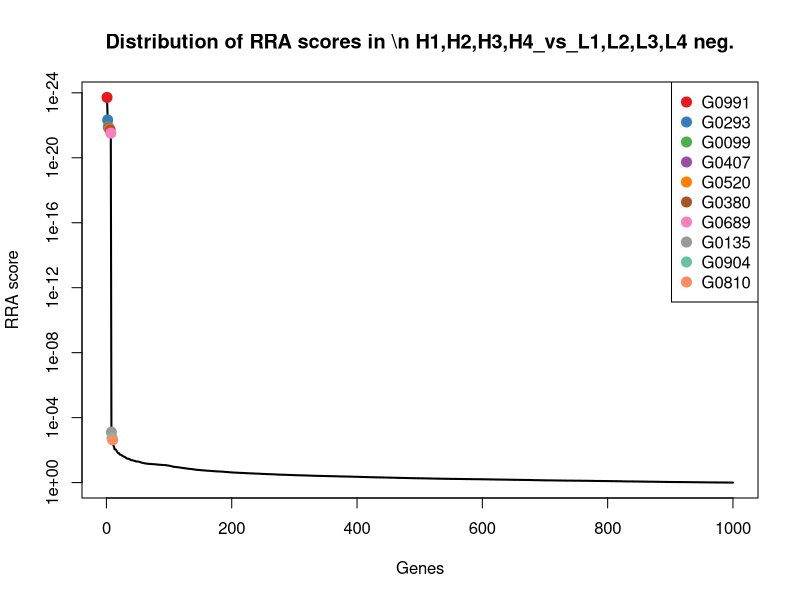
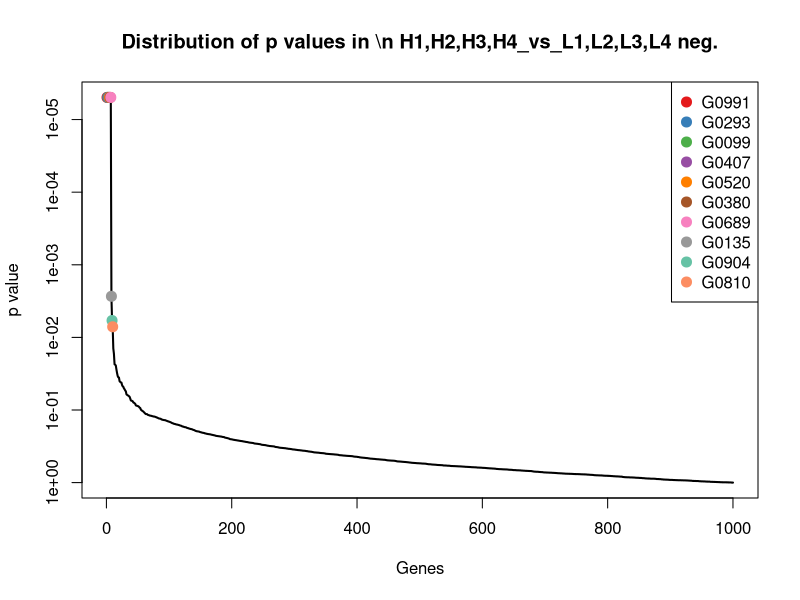
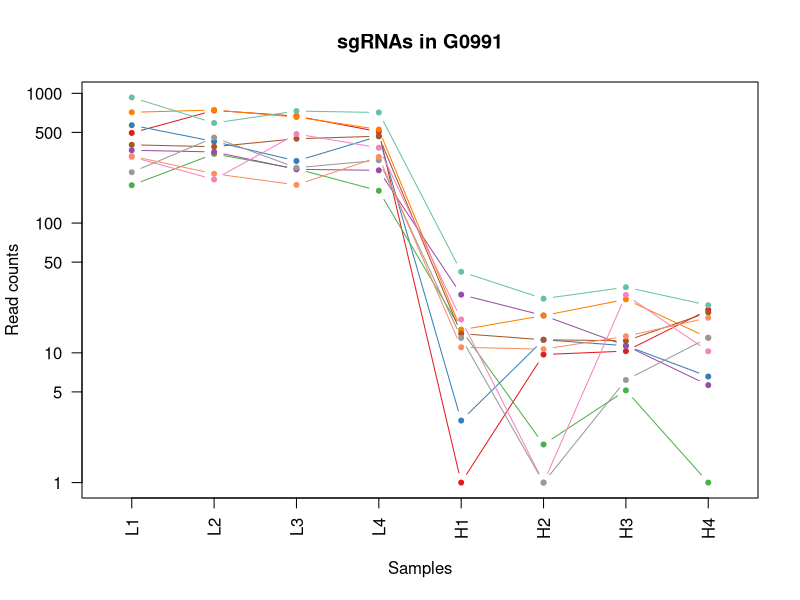
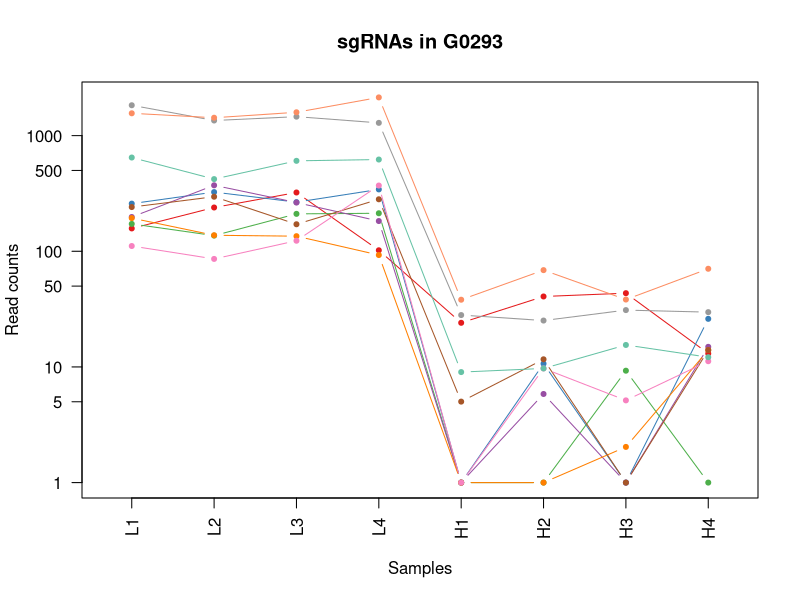
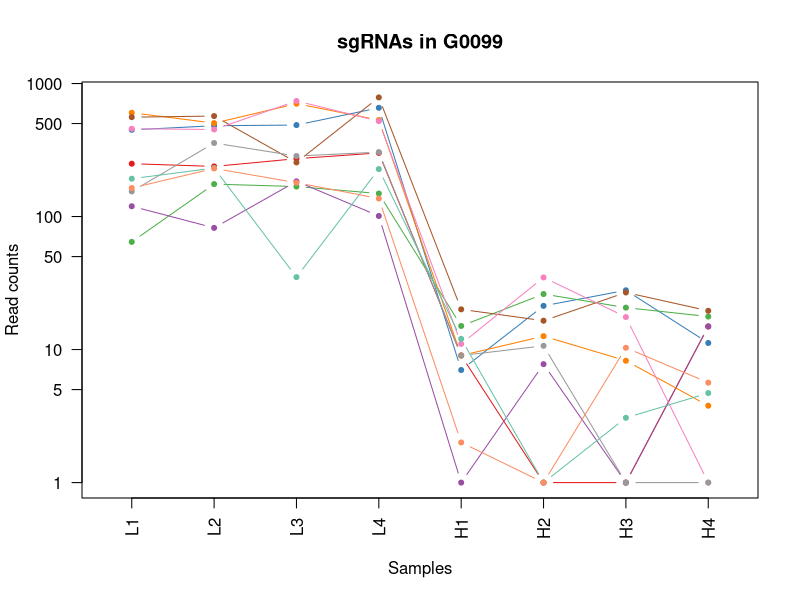
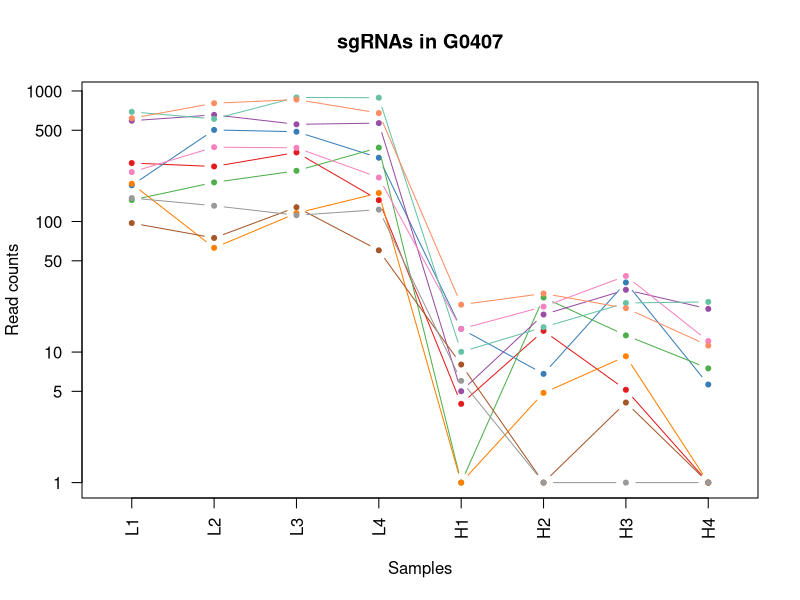
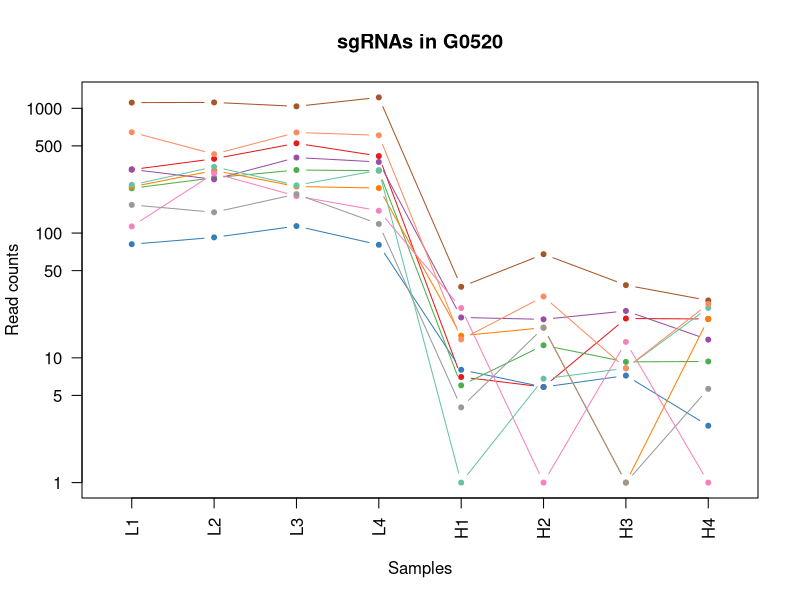
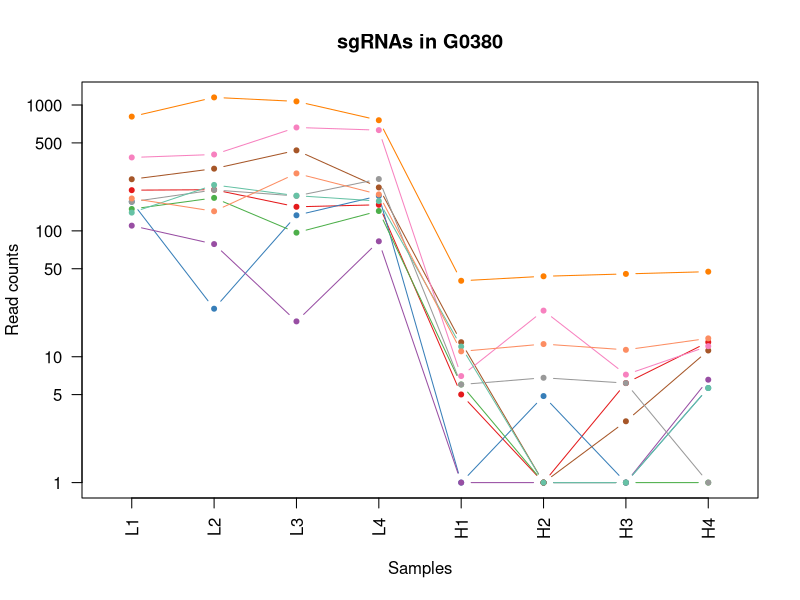

Generate these figures, in order, with R: (Note: this script raises an error after producing the figures.)
pdf(file='FACS_10005_0.25_100_100_0.01_0.01.pdf',width=4.5,height=4.5);
gstable=read.table('FACS_10005_0.25_100_100_0.01_0.01.gene_summary.txt',header=T)
# 
#
# parameters
# Do not modify the variables beginning with "__"

# gstablename='__GENE_SUMMARY_FILE__'
startindex=3
# outputfile='__OUTPUT_FILE__'
targetgenelist=c("G0991","G0293","G0099","G0407","G0520","G0380","G0689","G0135","G0904","G0810")
# samplelabel=sub('.\\w+.\\w+$','',colnames(gstable)[startindex]);
samplelabel='H1,H2,H3,H4_vs_L1,L2,L3,L4 neg.'


# You need to write some codes in front of this code:
# gstable=read.table(gstablename,header=T)
# pdf(file=outputfile,width=6,height=6)


# set up color using RColorBrewer
#library(RColorBrewer)
#colors <- brewer.pal(length(targetgenelist), "Set1")

colors=c( "#E41A1C", "#377EB8", "#4DAF4A", "#984EA3", "#FF7F00",  "#A65628", "#F781BF",
          "#999999", "#66C2A5", "#FC8D62", "#8DA0CB", "#E78AC3", "#A6D854", "#FFD92F", "#E5C494", "#B3B3B3", 
          "#8DD3C7", "#FFFFB3", "#BEBADA", "#FB8072", "#80B1D3", "#FDB462", "#B3DE69", "#FCCDE5",
          "#D9D9D9", "#BC80BD", "#CCEBC5", "#FFED6F")

######
# function definition

plotrankedvalues<-function(val, tglist, ...){
  
  plot(val,log='y',ylim=c(max(val),min(val)),type='l',lwd=2, ...)
  if(length(tglist)>0){
    for(i in 1:length(tglist)){
      targetgene=tglist[i];
      tx=which(names(val)==targetgene);ty=val[targetgene];
      points(tx,ty,col=colors[(i %% length(colors)) ],cex=2,pch=20)
      # text(tx+50,ty,targetgene,col=colors[i])
    }
    legend('topright',tglist,pch=20,pt.cex = 2,cex=1,col=colors)
  }
}



plotrandvalues<-function(val,targetgenelist, ...){
  # choose the one with the best distance distribution
  
  mindiffvalue=0;
  randval=val;
  for(i in 1:20){
    randval0=sample(val)
    vindex=sort(which(names(randval0) %in% targetgenelist))
    if(max(vindex)>0.9*length(val)){
      # print('pass...')
      next;
    }
    mindiffind=min(diff(vindex));
    if (mindiffind > mindiffvalue){
      mindiffvalue=mindiffind;
      randval=randval0;
      # print(paste('Diff: ',mindiffvalue))
    }
  }
  plot(randval,log='y',ylim=c(max(randval),min(randval)),pch=20,col='grey', ...)
  
  if(length(targetgenelist)>0){
    for(i in 1:length(targetgenelist)){
      targetgene=targetgenelist[i];
      tx=which(names(randval)==targetgene);ty=randval[targetgene];
      points(tx,ty,col=colors[(i %% length(colors)) ],cex=2,pch=20)
      text(tx+50,ty,targetgene,col=colors[i])
    }
  }
  
}




# set.seed(1235)



pvec=gstable[,startindex]
names(pvec)=gstable[,'id']
pvec=sort(pvec);

plotrankedvalues(pvec,targetgenelist,xlab='Genes',ylab='RRA score',main=paste('Distribution of RRA scores in \\n',samplelabel))

# plotrandvalues(pvec,targetgenelist,xlab='Genes',ylab='RRA score',main=paste('Distribution of RRA scores in \\n',samplelabel))


pvec=gstable[,startindex+1]
names(pvec)=gstable[,'id']
pvec=sort(pvec);

plotrankedvalues(pvec,targetgenelist,xlab='Genes',ylab='p value',main=paste('Distribution of p values in \\n',samplelabel))

# plotrandvalues(pvec,targetgenelist,xlab='Genes',ylab='p value',main=paste('Distribution of p values in \\n',samplelabel))



# you need to write after this code:
# dev.off()






# parameters
# Do not modify the variables beginning with "__"
targetmat=list(c(494.185568819,737.288506082,666.081112994,504.935622399,0.0,8.7054158376,9.31293578597,20.4156005928),c(567.202280271,424.471480347,300.055709048,466.17288775,2.00652148358,11.6072211168,10.3477064289,5.56789107076),c(194.711230541,340.499948366,260.686697577,176.472449849,14.0456503851,0.9672684264,4.13908257154,0.0),c(362.967130845,352.495881506,258.558642903,253.997919146,27.0880400283,18.3781001016,10.3477064289,4.63990922563),c(713.235703177,742.825090608,655.440839623,525.337061688,14.0456503851,18.3781001016,24.8344954293,12.0637639866),c(400.004593176,386.638152751,445.827454224,466.17288775,13.0423896433,11.6072211168,11.3824770717,19.4876187476),c(322.755028886,215.926796525,485.196465695,379.466770773,17.0554326104,0.0,26.904036715,9.27981845126),c(245.505464595,454.922695242,266.006834263,303.981445404,12.0391289015,0.0,5.17385321443,12.0637639866),c(929.111197907,589.646252048,728.85872588,710.990159217,41.1336904134,25.1489790864,31.0431192866,22.271564283),c(326.987881724,238.995898717,195.781030017,322.342740764,10.0326074179,9.672684264,12.4172477146,17.6316550574))
targetgene="G0991"
collabel=c("L1","L2","L3","L4","H1","H2","H3","H4")

# set up color using RColorBrewer
#library(RColorBrewer)
#colors <- brewer.pal(length(targetgenelist), "Set1")

colors=c( "#E41A1C", "#377EB8", "#4DAF4A", "#984EA3", "#FF7F00",  "#A65628", "#F781BF",
          "#999999", "#66C2A5", "#FC8D62", "#8DA0CB", "#E78AC3", "#A6D854", "#FFD92F", "#E5C494", "#B3B3B3", 
          "#8DD3C7", "#FFFFB3", "#BEBADA", "#FB8072", "#80B1D3", "#FDB462", "#B3DE69", "#FCCDE5",
          "#D9D9D9", "#BC80BD", "#CCEBC5", "#FFED6F")


## code

targetmatvec=unlist(targetmat)+1
yrange=range(targetmatvec[targetmatvec>0]);
# yrange[1]=1; # set the minimum value to 1
for(i in 1:length(targetmat)){
  vali=targetmat[[i]]+1;
  if(i==1){
    plot(1:length(vali),vali,type='b',las=1,pch=20,main=paste('sgRNAs in',targetgene),ylab='Read counts',xlab='Samples',xlim=c(0.7,length(vali)+0.3),ylim = yrange,col=colors[(i %% length(colors))],xaxt='n',log='y')
    axis(1,at=1:length(vali),labels=(collabel),las=2)
    # lines(0:100,rep(1,101),col='black');
  }else{
    lines(1:length(vali),vali,type='b',pch=20,col=colors[(i %% length(colors))])
  }
}




# parameters
# Do not modify the variables beginning with "__"
targetmat=list(c(156.615555,238.07313463,321.336255789,100.98712448,23.0749970612,39.6580054824,42.4255963583,12.0637639866),c(257.145809899,323.890194787,264.942806926,341.724108088,0.0,9.672684264,0.0,25.0555098184),c(171.430539933,135.646320894,209.613385399,212.174968604,0.0,0.0,8.27816514309,0.0),c(196.82765696,370.95116326,262.814752252,181.572809671,0.0,4.836342132,0.0,13.9197276769),c(192.594804122,136.569084981,134.067444468,91.8064767999,0.0,0.0,1.03477064289,12.9917458318),c(240.214398548,295.284508068,170.244373928,280.519790222,4.01304296716,10.6399526904,0.0,12.9917458318),c(110.054173784,84.8942960695,122.363143761,369.266051128,0.0,8.7054158376,4.13908257154,10.2078002964),c(1829.65063916,1350.00386032,1457.71745176,1288.35089109,27.0880400283,24.18171066,30.0083486437,28.7674371989),c(645.510057772,419.857659909,604.367527445,620.203754381,8.02608593431,8.7054158376,14.4867890004,11.1357821415),c(1558.74805754,1426.5932796,1590.72086889,2139.09090944,37.1206474462,67.708789848,37.2517431439,69.5986383845))
targetgene="G0293"
collabel=c("L1","L2","L3","L4","H1","H2","H3","H4")

# set up color using RColorBrewer
#library(RColorBrewer)
#colors <- brewer.pal(length(targetgenelist), "Set1")

colors=c( "#E41A1C", "#377EB8", "#4DAF4A", "#984EA3", "#FF7F00",  "#A65628", "#F781BF",
          "#999999", "#66C2A5", "#FC8D62", "#8DA0CB", "#E78AC3", "#A6D854", "#FFD92F", "#E5C494", "#B3B3B3", 
          "#8DD3C7", "#FFFFB3", "#BEBADA", "#FB8072", "#80B1D3", "#FDB462", "#B3DE69", "#FCCDE5",
          "#D9D9D9", "#BC80BD", "#CCEBC5", "#FFED6F")


## code

targetmatvec=unlist(targetmat)+1
yrange=range(targetmatvec[targetmatvec>0]);
# yrange[1]=1; # set the minimum value to 1
for(i in 1:length(targetmat)){
  vali=targetmat[[i]]+1;
  if(i==1){
    plot(1:length(vali),vali,type='b',las=1,pch=20,main=paste('sgRNAs in',targetgene),ylab='Read counts',xlab='Samples',xlim=c(0.7,length(vali)+0.3),ylim = yrange,col=colors[(i %% length(colors))],xaxt='n',log='y')
    axis(1,at=1:length(vali),labels=(collabel),las=2)
    # lines(0:100,rep(1,101),col='black');
  }else{
    lines(1:length(vali),vali,type='b',pch=20,col=colors[(i %% length(colors))])
  }
}




# parameters
# Do not modify the variables beginning with "__"
targetmat=list(c(248.680104223,237.150370542,271.326970948,299.901157546,8.02608593431,0.0,0.0,13.9197276769),c(447.624187602,480.760089698,486.260493032,655.906273137,6.01956445074,20.3126369544,26.904036715,10.2078002964),c(63.4927925677,174.402412578,167.052291917,147.910434844,14.0456503851,25.1489790864,19.6606422148,16.7036732123),c(118.51987946,81.2032397186,183.012701973,99.9670525154,0.0,6.7708789848,0.0,13.9197276769),c(602.123316184,502.906427803,704.386097128,530.43742151,8.02608593431,11.6072211168,7.2433945002,2.78394553538),c(557.678361386,568.42267803,254.302533555,785.455412621,19.061954094,15.4762948224,25.8692660722,18.5596369025),c(456.089893278,450.308874803,738.434971913,520.236701866,10.0326074179,33.854394924,16.5563302862,0.0),c(153.440915372,356.186937857,284.095298993,303.981445404,8.02608593431,9.672684264,0.0,0.0),c(191.536590913,230.691021928,34.0488747856,226.455976106,11.0358681597,0.0,2.06954128577,3.7119273805),c(162.964834257,228.845493753,178.756592625,135.669571271,1.00326074179,0.0,9.31293578597,4.63990922563))
targetgene="G0099"
collabel=c("L1","L2","L3","L4","H1","H2","H3","H4")

# set up color using RColorBrewer
#library(RColorBrewer)
#colors <- brewer.pal(length(targetgenelist), "Set1")

colors=c( "#E41A1C", "#377EB8", "#4DAF4A", "#984EA3", "#FF7F00",  "#A65628", "#F781BF",
          "#999999", "#66C2A5", "#FC8D62", "#8DA0CB", "#E78AC3", "#A6D854", "#FFD92F", "#E5C494", "#B3B3B3", 
          "#8DD3C7", "#FFFFB3", "#BEBADA", "#FB8072", "#80B1D3", "#FDB462", "#B3DE69", "#FCCDE5",
          "#D9D9D9", "#BC80BD", "#CCEBC5", "#FFED6F")


## code

targetmatvec=unlist(targetmat)+1
yrange=range(targetmatvec[targetmatvec>0]);
# yrange[1]=1; # set the minimum value to 1
for(i in 1:length(targetmat)){
  vali=targetmat[[i]]+1;
  if(i==1){
    plot(1:length(vali),vali,type='b',las=1,pch=20,main=paste('sgRNAs in',targetgene),ylab='Read counts',xlab='Samples',xlim=c(0.7,length(vali)+0.3),ylim = yrange,col=colors[(i %% length(colors))],xaxt='n',log='y')
    axis(1,at=1:length(vali),labels=(collabel),las=2)
    # lines(0:100,rep(1,101),col='black');
  }else{
    lines(1:length(vali),vali,type='b',pch=20,col=colors[(i %% length(colors))])
  }
}




# parameters
# Do not modify the variables beginning with "__"
targetmat=list(c(279.368287298,262.987764998,337.296665845,144.850218951,3.00978222537,13.5417579696,4.13908257154,0.0),c(188.361951284,501.983663715,486.260493032,307.041661297,14.0456503851,5.8036105584,33.1126605724,4.63990922563),c(144.975209696,198.394278858,243.662260185,367.225907199,0.0,25.1489790864,12.4172477146,6.49587291588),c(590.48297088,655.162502275,554.358242604,566.139940266,4.01304296716,18.3781001016,28.9735780008,20.4156005928),c(193.653017331,61.8251938767,114.914952402,164.231586275,0.0,3.8690737056,8.27816514309,0.0),c(96.297402061,73.8211270169,127.683280446,59.1641739377,7.02282519253,0.0,3.10431192866,0.0),c(238.097972129,370.028399172,366.025403946,216.255256462,14.0456503851,21.2799053808,37.2517431439,11.1357821415),c(150.266275744,131.032500455,110.658843053,122.408635733,5.01630370895,0.0,0.0,0.0),c(691.013225778,609.947061977,891.654908449,886.442537101,9.0293466761,14.509026396,22.7649541435,23.1995461282),c(616.938301116,804.650284485,858.670061,676.307712426,22.0717363194,27.0835159392,20.6954128577,10.2078002964))
targetgene="G0407"
collabel=c("L1","L2","L3","L4","H1","H2","H3","H4")

# set up color using RColorBrewer
#library(RColorBrewer)
#colors <- brewer.pal(length(targetgenelist), "Set1")

colors=c( "#E41A1C", "#377EB8", "#4DAF4A", "#984EA3", "#FF7F00",  "#A65628", "#F781BF",
          "#999999", "#66C2A5", "#FC8D62", "#8DA0CB", "#E78AC3", "#A6D854", "#FFD92F", "#E5C494", "#B3B3B3", 
          "#8DD3C7", "#FFFFB3", "#BEBADA", "#FB8072", "#80B1D3", "#FDB462", "#B3DE69", "#FCCDE5",
          "#D9D9D9", "#BC80BD", "#CCEBC5", "#FFED6F")


## code

targetmatvec=unlist(targetmat)+1
yrange=range(targetmatvec[targetmatvec>0]);
# yrange[1]=1; # set the minimum value to 1
for(i in 1:length(targetmat)){
  vali=targetmat[[i]]+1;
  if(i==1){
    plot(1:length(vali),vali,type='b',las=1,pch=20,main=paste('sgRNAs in',targetgene),ylab='Read counts',xlab='Samples',xlim=c(0.7,length(vali)+0.3),ylim = yrange,col=colors[(i %% length(colors))],xaxt='n',log='y')
    axis(1,at=1:length(vali),labels=(collabel),las=2)
    # lines(0:100,rep(1,101),col='black');
  }else{
    lines(1:length(vali),vali,type='b',pch=20,col=colors[(i %% length(colors))])
  }
}




# parameters
# Do not modify the variables beginning with "__"
targetmat=list(c(321.696815676,393.097501365,523.501449829,413.129145599,6.01956445074,4.836342132,19.6606422148,19.4876187476),c(80.4242039191,91.3536446835,112.786897727,79.5656132265,7.02282519253,4.836342132,6.20862385732,1.85596369025),c(227.515840034,276.829226314,319.208201115,315.202237013,5.01630370895,11.6072211168,8.27816514309,8.35183660614),c(322.755028886,268.524349524,402.202333405,370.286123093,20.0652148358,19.345368528,22.7649541435,12.9917458318),c(233.865119291,316.508082085,235.150041488,228.496120035,14.0456503851,16.4435632488,0.0,19.4876187476),c(1110.06565673,1113.77625387,1036.36262629,1222.0462134,36.1173867044,66.7415214216,37.2517431439,27.8394553538),c(112.170600203,299.898328506,196.845057354,149.950578773,24.0782578029,0.0,12.4172477146,0.0),c(167.197687095,145.796725858,204.293248714,117.308275911,3.00978222537,16.4435632488,0.0,4.63990922563),c(242.330824967,338.65442019,240.470178174,318.262452906,0.0,5.8036105584,7.2433945002,24.1275279733),c(642.335418143,428.162536698,639.480429568,606.942818844,13.0423896433,29.9853212184,7.2433945002,25.9834916635))
targetgene="G0520"
collabel=c("L1","L2","L3","L4","H1","H2","H3","H4")

# set up color using RColorBrewer
#library(RColorBrewer)
#colors <- brewer.pal(length(targetgenelist), "Set1")

colors=c( "#E41A1C", "#377EB8", "#4DAF4A", "#984EA3", "#FF7F00",  "#A65628", "#F781BF",
          "#999999", "#66C2A5", "#FC8D62", "#8DA0CB", "#E78AC3", "#A6D854", "#FFD92F", "#E5C494", "#B3B3B3", 
          "#8DD3C7", "#FFFFB3", "#BEBADA", "#FB8072", "#80B1D3", "#FDB462", "#B3DE69", "#FCCDE5",
          "#D9D9D9", "#BC80BD", "#CCEBC5", "#FFED6F")


## code

targetmatvec=unlist(targetmat)+1
yrange=range(targetmatvec[targetmatvec>0]);
# yrange[1]=1; # set the minimum value to 1
for(i in 1:length(targetmat)){
  vali=targetmat[[i]]+1;
  if(i==1){
    plot(1:length(vali),vali,type='b',las=1,pch=20,main=paste('sgRNAs in',targetgene),ylab='Read counts',xlab='Samples',xlim=c(0.7,length(vali)+0.3),ylim = yrange,col=colors[(i %% length(colors))],xaxt='n',log='y')
    axis(1,at=1:length(vali),labels=(collabel),las=2)
    # lines(0:100,rep(1,101),col='black');
  }else{
    lines(1:length(vali),vali,type='b',pch=20,col=colors[(i %% length(colors))])
  }
}




# parameters
# Do not modify the variables beginning with "__"
targetmat=list(c(209.526215473,211.312976086,154.283963872,160.151298418,4.01304296716,0.0,5.17385321443,12.0637639866),c(169.314113514,23.0691021928,131.939389794,188.713313422,0.0,3.8690737056,0.0,4.63990922563),c(148.149849325,181.784525279,95.7624603346,142.810075022,5.01630370895,0.0,0.0,0.0),c(108.995960575,77.5121833678,18.0884647299,81.6057571554,0.0,0.0,0.0,5.56789107076),c(807.416678819,1147.91852511,1067.21941906,755.873325652,39.1271689298,42.5598107616,44.4951376441,46.3990922563),c(256.08759669,310.971497559,435.187180854,220.33554432,12.0391289015,0.0,2.06954128577,10.2078002964),c(382.014968616,403.24790633,661.825003646,630.404474026,6.01956445074,22.2471738072,6.20862385732,11.1357821415),c(169.314113514,210.390211998,188.332838658,257.05813504,5.01630370895,5.8036105584,5.17385321443,0.0),c(138.625930439,230.691021928,189.396865995,171.372090026,11.0358681597,0.0,0.0,4.63990922563),c(179.896245608,142.105669508,285.15932633,193.813673244,10.0326074179,11.6072211168,10.3477064289,12.9917458318))
targetgene="G0380"
collabel=c("L1","L2","L3","L4","H1","H2","H3","H4")

# set up color using RColorBrewer
#library(RColorBrewer)
#colors <- brewer.pal(length(targetgenelist), "Set1")

colors=c( "#E41A1C", "#377EB8", "#4DAF4A", "#984EA3", "#FF7F00",  "#A65628", "#F781BF",
          "#999999", "#66C2A5", "#FC8D62", "#8DA0CB", "#E78AC3", "#A6D854", "#FFD92F", "#E5C494", "#B3B3B3", 
          "#8DD3C7", "#FFFFB3", "#BEBADA", "#FB8072", "#80B1D3", "#FDB462", "#B3DE69", "#FCCDE5",
          "#D9D9D9", "#BC80BD", "#CCEBC5", "#FFED6F")


## code

targetmatvec=unlist(targetmat)+1
yrange=range(targetmatvec[targetmatvec>0]);
# yrange[1]=1; # set the minimum value to 1
for(i in 1:length(targetmat)){
  vali=targetmat[[i]]+1;
  if(i==1){
    plot(1:length(vali),vali,type='b',las=1,pch=20,main=paste('sgRNAs in',targetgene),ylab='Read counts',xlab='Samples',xlim=c(0.7,length(vali)+0.3),ylim = yrange,col=colors[(i %% length(colors))],xaxt='n',log='y')
    axis(1,at=1:length(vali),labels=(collabel),las=2)
    # lines(0:100,rep(1,101),col='black');
  }else{
    lines(1:length(vali),vali,type='b',pch=20,col=colors[(i %% length(colors))])
  }
}




# parameters
# Do not modify the variables beginning with "__"
targetmat=list(c(471.96309142,610.869826065,844.837705618,886.442537101,16.0521718686,21.2799053808,6.20862385732,29.695419044),c(1357.68754774,1352.77215259,1294.92126919,1303.65197056,72.2347734088,22.2471738072,73.4687156449,38.9752374953),c(233.865119291,197.47151477,378.79373199,371.306195057,3.00978222537,2.9018052792,4.13908257154,15.7756913671),c(196.82765696,165.1747717,185.140756647,207.074608782,15.0489111268,16.4435632488,0.0,0.0),c(200.002296588,331.272307489,126.619253109,292.760653795,0.0,24.18171066,0.0,11.1357821415),c(586.250118042,458.613751593,540.525887222,509.015910257,20.0652148358,19.345368528,1.03477064289,23.1995461282),c(722.759622062,1103.6258489,825.685213552,670.187280639,15.0489111268,18.3781001016,15.5215596433,26.9114735087),c(190.478377703,121.804859578,127.683280446,222.375688249,0.0,10.6399526904,13.4520183575,4.63990922563),c(33.8628227028,84.8942960695,109.594815716,0.0,5.01630370895,0.0,0.0,0.0),c(125.927371926,58.1341375258,75.5459409306,18.36129536,10.0326074179,0.0,0.0,0.0))
targetgene="G0689"
collabel=c("L1","L2","L3","L4","H1","H2","H3","H4")

# set up color using RColorBrewer
#library(RColorBrewer)
#colors <- brewer.pal(length(targetgenelist), "Set1")

colors=c( "#E41A1C", "#377EB8", "#4DAF4A", "#984EA3", "#FF7F00",  "#A65628", "#F781BF",
          "#999999", "#66C2A5", "#FC8D62", "#8DA0CB", "#E78AC3", "#A6D854", "#FFD92F", "#E5C494", "#B3B3B3", 
          "#8DD3C7", "#FFFFB3", "#BEBADA", "#FB8072", "#80B1D3", "#FDB462", "#B3DE69", "#FCCDE5",
          "#D9D9D9", "#BC80BD", "#CCEBC5", "#FFED6F")


## code

targetmatvec=unlist(targetmat)+1
yrange=range(targetmatvec[targetmatvec>0]);
# yrange[1]=1; # set the minimum value to 1
for(i in 1:length(targetmat)){
  vali=targetmat[[i]]+1;
  if(i==1){
    plot(1:length(vali),vali,type='b',las=1,pch=20,main=paste('sgRNAs in',targetgene),ylab='Read counts',xlab='Samples',xlim=c(0.7,length(vali)+0.3),ylim = yrange,col=colors[(i %% length(colors))],xaxt='n',log='y')
    axis(1,at=1:length(vali),labels=(collabel),las=2)
    # lines(0:100,rep(1,101),col='black');
  }else{
    lines(1:length(vali),vali,type='b',pch=20,col=colors[(i %% length(colors))])
  }
}




# parameters
# Do not modify the variables beginning with "__"
targetmat=list(c(14.8149849325,39.6788557716,38.3049841338,40.8028785777,26.0847792865,47.3961528936,41.3908257154,47.3270741014),c(178.838032399,165.1747717,197.909084691,194.833745209,126.410853465,169.27197462,186.258715719,181.884441645),c(39.1538887501,35.9877994208,98.9545423457,62.224389831,43.1402118969,26.1162475128,76.5730275736,35.2633101148),c(116.403453041,134.723556806,160.668127895,118.328347875,117.381506789,119.941284874,153.146055147,123.421585402),c(480.428797096,447.54058254,467.108000965,495.754974719,468.522766416,465.256113099,448.05568837,465.846886253),c(80.4242039191,99.6585214729,91.5063509864,123.428707698,104.339117146,95.7595742136,94.1641285026,127.133512782),c(34.9210359122,57.2113734381,44.6891481561,60.1842459021,31.1010829955,64.8069845688,66.2253211447,66.8146928491),c(66.6674321961,23.9918662805,13.8323553817,34.6824467911,65.2119482163,23.2144422336,4.13908257154,23.1995461282),c(121.694519088,50.7520248241,56.3934488637,75.4853253688,104.339117146,47.3961528936,48.6342202156,45.4711104112),c(0.0,31.3739789822,43.6251208191,20.4014392889,0.0,46.4288844672,20.6954128577,26.9114735087))
targetgene="G0135"
collabel=c("L1","L2","L3","L4","H1","H2","H3","H4")

# set up color using RColorBrewer
#library(RColorBrewer)
#colors <- brewer.pal(length(targetgenelist), "Set1")

colors=c( "#E41A1C", "#377EB8", "#4DAF4A", "#984EA3", "#FF7F00",  "#A65628", "#F781BF",
          "#999999", "#66C2A5", "#FC8D62", "#8DA0CB", "#E78AC3", "#A6D854", "#FFD92F", "#E5C494", "#B3B3B3", 
          "#8DD3C7", "#FFFFB3", "#BEBADA", "#FB8072", "#80B1D3", "#FDB462", "#B3DE69", "#FCCDE5",
          "#D9D9D9", "#BC80BD", "#CCEBC5", "#FFED6F")


## code

targetmatvec=unlist(targetmat)+1
yrange=range(targetmatvec[targetmatvec>0]);
# yrange[1]=1; # set the minimum value to 1
for(i in 1:length(targetmat)){
  vali=targetmat[[i]]+1;
  if(i==1){
    plot(1:length(vali),vali,type='b',las=1,pch=20,main=paste('sgRNAs in',targetgene),ylab='Read counts',xlab='Samples',xlim=c(0.7,length(vali)+0.3),ylim = yrange,col=colors[(i %% length(colors))],xaxt='n',log='y')
    axis(1,at=1:length(vali),labels=(collabel),las=2)
    # lines(0:100,rep(1,101),col='black');
  }else{
    lines(1:length(vali),vali,type='b',pch=20,col=colors[(i %% length(colors))])
  }
}




# parameters
# Do not modify the variables beginning with "__"
targetmat=list(c(206.351575845,179.016233016,179.820619962,89.766332871,195.635844649,181.846464163,167.632844148,116.925712486),c(31.7463962838,41.524383947,35.1129021227,72.4251094754,15.0489111268,38.690737056,20.6954128577,68.6706565393),c(91.0063360137,84.8942960695,143.643690502,92.8265487643,87.2836845357,88.0214268024,117.963853289,93.7261663577),c(83.5988435475,55.3658452627,74.4819135936,112.207916089,50.1630370895,50.2979581728,72.433945002,73.310565765),c(43.3867415879,46.1382043856,88.3142689752,35.7025187555,47.1532548641,42.5598107616,80.7121101451,31.5513827343),c(101.588468108,88.5853524203,102.146624357,67.3247496532,77.2510771178,66.7415214216,92.0945872169,87.2302934419),c(370.374623312,430.008064874,316.016119104,479.433823288,370.20321372,365.627465179,330.091835081,449.143213041),c(110.054173784,111.654454613,117.043007076,65.2846057243,135.440200142,93.8250373608,118.998623932,70.5266202296),c(29.6299698649,60.902429789,70.2258042454,56.1039580444,33.107604479,69.6433267008,48.6342202156,62.1747836235),c(111.112386993,125.495915929,73.4178862565,64.2645337599,87.2836845357,94.7923057872,66.2253211447,54.7509288624))
targetgene="G0904"
collabel=c("L1","L2","L3","L4","H1","H2","H3","H4")

# set up color using RColorBrewer
#library(RColorBrewer)
#colors <- brewer.pal(length(targetgenelist), "Set1")

colors=c( "#E41A1C", "#377EB8", "#4DAF4A", "#984EA3", "#FF7F00",  "#A65628", "#F781BF",
          "#999999", "#66C2A5", "#FC8D62", "#8DA0CB", "#E78AC3", "#A6D854", "#FFD92F", "#E5C494", "#B3B3B3", 
          "#8DD3C7", "#FFFFB3", "#BEBADA", "#FB8072", "#80B1D3", "#FDB462", "#B3DE69", "#FCCDE5",
          "#D9D9D9", "#BC80BD", "#CCEBC5", "#FFED6F")


## code

targetmatvec=unlist(targetmat)+1
yrange=range(targetmatvec[targetmatvec>0]);
# yrange[1]=1; # set the minimum value to 1
for(i in 1:length(targetmat)){
  vali=targetmat[[i]]+1;
  if(i==1){
    plot(1:length(vali),vali,type='b',las=1,pch=20,main=paste('sgRNAs in',targetgene),ylab='Read counts',xlab='Samples',xlim=c(0.7,length(vali)+0.3),ylim = yrange,col=colors[(i %% length(colors))],xaxt='n',log='y')
    axis(1,at=1:length(vali),labels=(collabel),las=2)
    # lines(0:100,rep(1,101),col='black');
  }else{
    lines(1:length(vali),vali,type='b',pch=20,col=colors[(i %% length(colors))])
  }
}




# parameters
# Do not modify the variables beginning with "__"
targetmat=list(c(15.8731981419,11.0731690525,19.1524920669,14.2810075022,10.0326074179,4.836342132,12.4172477146,14.847709522),c(142.858783277,92.2764087712,105.338706368,116.288203946,110.358681597,100.595916346,92.0945872169,116.925712486),c(170.372326723,319.276374348,181.948674636,177.492521813,193.629323165,294.049601626,190.397798291,225.499588366),c(491.01092919,353.418645594,413.906634113,449.851736319,490.594502735,311.460433301,384.934679154,425.015685068),c(38.0956755406,31.3739789822,58.5215035378,119.34841984,38.123908188,32.8871264976,66.2253211447,125.277549092),c(64.5510057772,62.7479579644,60.6495582119,67.3247496532,73.2380341506,59.0033740104,65.1905505018,78.8784568357),c(231.748692872,135.646320894,214.933522084,207.074608782,218.71084171,99.6286479193,167.632844148,143.837185995),c(39.1538887501,16.6097535788,64.9056675601,39.7828066133,27.0880400283,22.2471738072,65.1905505018,38.0472556502),c(207.409789054,161.48371535,272.390998285,201.97424896,151.49237201,151.861142945,224.545229506,133.629385698),c(64.5510057772,75.6666551924,91.5063509864,117.308275911,60.1956445074,99.6286479193,76.5730275736,93.7261663577))
targetgene="G0810"
collabel=c("L1","L2","L3","L4","H1","H2","H3","H4")

# set up color using RColorBrewer
#library(RColorBrewer)
#colors <- brewer.pal(length(targetgenelist), "Set1")

colors=c( "#E41A1C", "#377EB8", "#4DAF4A", "#984EA3", "#FF7F00",  "#A65628", "#F781BF",
          "#999999", "#66C2A5", "#FC8D62", "#8DA0CB", "#E78AC3", "#A6D854", "#FFD92F", "#E5C494", "#B3B3B3", 
          "#8DD3C7", "#FFFFB3", "#BEBADA", "#FB8072", "#80B1D3", "#FDB462", "#B3DE69", "#FCCDE5",
          "#D9D9D9", "#BC80BD", "#CCEBC5", "#FFED6F")


## code

targetmatvec=unlist(targetmat)+1
yrange=range(targetmatvec[targetmatvec>0]);
# yrange[1]=1; # set the minimum value to 1
for(i in 1:length(targetmat)){
  vali=targetmat[[i]]+1;
  if(i==1){
    plot(1:length(vali),vali,type='b',las=1,pch=20,main=paste('sgRNAs in',targetgene),ylab='Read counts',xlab='Samples',xlim=c(0.7,length(vali)+0.3),ylim = yrange,col=colors[(i %% length(colors))],xaxt='n',log='y')
    axis(1,at=1:length(vali),labels=(collabel),las=2)
    # lines(0:100,rep(1,101),col='black');
  }else{
    lines(1:length(vali),vali,type='b',pch=20,col=colors[(i %% length(colors))])
  }
}



# 
#
# parameters
# Do not modify the variables beginning with "__"

# gstablename='__GENE_SUMMARY_FILE__'
startindex=9
# outputfile='__OUTPUT_FILE__'
targetgenelist=c("G0872","G0170","G0907","G0701","G0836","G0888","G0022","G0205","G0341","G0492")
# samplelabel=sub('.\\w+.\\w+$','',colnames(gstable)[startindex]);
samplelabel='H1,H2,H3,H4_vs_L1,L2,L3,L4 pos.'


# You need to write some codes in front of this code:
# gstable=read.table(gstablename,header=T)
# pdf(file=outputfile,width=6,height=6)


# set up color using RColorBrewer
#library(RColorBrewer)
#colors <- brewer.pal(length(targetgenelist), "Set1")

colors=c( "#E41A1C", "#377EB8", "#4DAF4A", "#984EA3", "#FF7F00",  "#A65628", "#F781BF",
          "#999999", "#66C2A5", "#FC8D62", "#8DA0CB", "#E78AC3", "#A6D854", "#FFD92F", "#E5C494", "#B3B3B3", 
          "#8DD3C7", "#FFFFB3", "#BEBADA", "#FB8072", "#80B1D3", "#FDB462", "#B3DE69", "#FCCDE5",
          "#D9D9D9", "#BC80BD", "#CCEBC5", "#FFED6F")

######
# function definition

plotrankedvalues<-function(val, tglist, ...){
  
  plot(val,log='y',ylim=c(max(val),min(val)),type='l',lwd=2, ...)
  if(length(tglist)>0){
    for(i in 1:length(tglist)){
      targetgene=tglist[i];
      tx=which(names(val)==targetgene);ty=val[targetgene];
      points(tx,ty,col=colors[(i %% length(colors)) ],cex=2,pch=20)
      # text(tx+50,ty,targetgene,col=colors[i])
    }
    legend('topright',tglist,pch=20,pt.cex = 2,cex=1,col=colors)
  }
}



plotrandvalues<-function(val,targetgenelist, ...){
  # choose the one with the best distance distribution
  
  mindiffvalue=0;
  randval=val;
  for(i in 1:20){
    randval0=sample(val)
    vindex=sort(which(names(randval0) %in% targetgenelist))
    if(max(vindex)>0.9*length(val)){
      # print('pass...')
      next;
    }
    mindiffind=min(diff(vindex));
    if (mindiffind > mindiffvalue){
      mindiffvalue=mindiffind;
      randval=randval0;
      # print(paste('Diff: ',mindiffvalue))
    }
  }
  plot(randval,log='y',ylim=c(max(randval),min(randval)),pch=20,col='grey', ...)
  
  if(length(targetgenelist)>0){
    for(i in 1:length(targetgenelist)){
      targetgene=targetgenelist[i];
      tx=which(names(randval)==targetgene);ty=randval[targetgene];
      points(tx,ty,col=colors[(i %% length(colors)) ],cex=2,pch=20)
      text(tx+50,ty,targetgene,col=colors[i])
    }
  }
  
}




# set.seed(1235)



pvec=gstable[,startindex]
names(pvec)=gstable[,'id']
pvec=sort(pvec);

plotrankedvalues(pvec,targetgenelist,xlab='Genes',ylab='RRA score',main=paste('Distribution of RRA scores in \\n',samplelabel))

# plotrandvalues(pvec,targetgenelist,xlab='Genes',ylab='RRA score',main=paste('Distribution of RRA scores in \\n',samplelabel))


pvec=gstable[,startindex+1]
names(pvec)=gstable[,'id']
pvec=sort(pvec);

plotrankedvalues(pvec,targetgenelist,xlab='Genes',ylab='p value',main=paste('Distribution of p values in \\n',samplelabel))

# plotrandvalues(pvec,targetgenelist,xlab='Genes',ylab='p value',main=paste('Distribution of p values in \\n',samplelabel))



# you need to write after this code:
# dev.off()






# parameters
# Do not modify the variables beginning with "__"
targetmat=list(c(7.40749246623,1.84552817542,11.7043007076,4.08028785777,237.772795804,194.420953706,153.146055147,158.684895517),c(0.0,4.61382043856,0.0,1.02007196444,165.538022395,121.875821726,175.911009291,154.972968136),c(69.8420718245,35.065035333,40.4330388079,36.7225907199,1213.94549757,1423.81912366,999.588441028,1175.75299777),c(26.4553302365,1.84552817542,10.6402733705,0.0,354.151041852,200.224564265,320.778899295,282.106480918),c(0.0,0.0,0.0,0.0,186.606497973,117.039479594,219.371376292,103.005984809),c(23.2806906082,48.9064966487,52.1373395155,55.0838860799,992.22487363,960.497547416,1265.52449625,869.518988883),c(12.6985585135,3.69105635085,2.1280546741,0.0,154.502154236,169.27197462,152.111284504,115.997730641),c(7.40749246623,7.38211270169,4.2561093482,1.02007196444,349.134738143,423.663570763,259.727431364,240.347297888),c(0.0,6.45934861398,7.44819135936,0.0,80.2608593431,123.810358579,112.790000075,131.773422008),c(8.46570567569,4.61382043856,9.57624603346,9.18064767999,234.763013579,346.282096651,249.379724936,270.970698777))
targetgene="G0872"
collabel=c("L1","L2","L3","L4","H1","H2","H3","H4")

# set up color using RColorBrewer
#library(RColorBrewer)
#colors <- brewer.pal(length(targetgenelist), "Set1")

colors=c( "#E41A1C", "#377EB8", "#4DAF4A", "#984EA3", "#FF7F00",  "#A65628", "#F781BF",
          "#999999", "#66C2A5", "#FC8D62", "#8DA0CB", "#E78AC3", "#A6D854", "#FFD92F", "#E5C494", "#B3B3B3", 
          "#8DD3C7", "#FFFFB3", "#BEBADA", "#FB8072", "#80B1D3", "#FDB462", "#B3DE69", "#FCCDE5",
          "#D9D9D9", "#BC80BD", "#CCEBC5", "#FFED6F")


## code

targetmatvec=unlist(targetmat)+1
yrange=range(targetmatvec[targetmatvec>0]);
# yrange[1]=1; # set the minimum value to 1
for(i in 1:length(targetmat)){
  vali=targetmat[[i]]+1;
  if(i==1){
    plot(1:length(vali),vali,type='b',las=1,pch=20,main=paste('sgRNAs in',targetgene),ylab='Read counts',xlab='Samples',xlim=c(0.7,length(vali)+0.3),ylim = yrange,col=colors[(i %% length(colors))],xaxt='n',log='y')
    axis(1,at=1:length(vali),labels=(collabel),las=2)
    # lines(0:100,rep(1,101),col='black');
  }else{
    lines(1:length(vali),vali,type='b',pch=20,col=colors[(i %% length(colors))])
  }
}




# parameters
# Do not modify the variables beginning with "__"
targetmat=list(c(28.5717566555,16.6097535788,12.7683280446,15.3010794666,698.269476285,744.796688328,536.011193015,612.468017783),c(9.52391888515,25.8373944559,10.6402733705,13.2609355378,400.301035974,310.493164875,404.595321368,269.114735087),c(7.40749246623,0.0,0.0,15.3010794666,118.384767531,123.810358579,41.3908257154,235.707388662),c(0.0,0.0,0.0,0.0,138.449982367,144.122995534,49.6689908585,180.9564598),c(11.6403453041,7.38211270169,5.32013668525,20.4014392889,55.1793407984,47.3961528936,49.6689908585,100.222039274),c(2.11642641892,6.45934861398,10.6402733705,7.1405037511,192.626062424,320.165849139,417.012569083,226.427570211),c(10.5821320946,2.76829226314,0.0,0.0,336.092348499,301.787749037,140.728807432,258.90693479),c(2.11642641892,14.7642254034,0.0,2.04014392889,291.948875861,276.638769951,209.023669863,167.964713968),c(0.0,0.0,0.0,8.16057571554,187.609758715,237.948032895,190.397798291,163.324804742),c(0.0,6.45934861398,0.0,0.0,65.2119482163,166.370169341,191.432568934,270.970698777))
targetgene="G0170"
collabel=c("L1","L2","L3","L4","H1","H2","H3","H4")

# set up color using RColorBrewer
#library(RColorBrewer)
#colors <- brewer.pal(length(targetgenelist), "Set1")

colors=c( "#E41A1C", "#377EB8", "#4DAF4A", "#984EA3", "#FF7F00",  "#A65628", "#F781BF",
          "#999999", "#66C2A5", "#FC8D62", "#8DA0CB", "#E78AC3", "#A6D854", "#FFD92F", "#E5C494", "#B3B3B3", 
          "#8DD3C7", "#FFFFB3", "#BEBADA", "#FB8072", "#80B1D3", "#FDB462", "#B3DE69", "#FCCDE5",
          "#D9D9D9", "#BC80BD", "#CCEBC5", "#FFED6F")


## code

targetmatvec=unlist(targetmat)+1
yrange=range(targetmatvec[targetmatvec>0]);
# yrange[1]=1; # set the minimum value to 1
for(i in 1:length(targetmat)){
  vali=targetmat[[i]]+1;
  if(i==1){
    plot(1:length(vali),vali,type='b',las=1,pch=20,main=paste('sgRNAs in',targetgene),ylab='Read counts',xlab='Samples',xlim=c(0.7,length(vali)+0.3),ylim = yrange,col=colors[(i %% length(colors))],xaxt='n',log='y')
    axis(1,at=1:length(vali),labels=(collabel),las=2)
    # lines(0:100,rep(1,101),col='black');
  }else{
    lines(1:length(vali),vali,type='b',pch=20,col=colors[(i %% length(colors))])
  }
}




# parameters
# Do not modify the variables beginning with "__"
targetmat=list(c(17.9896245608,26.7601585436,11.7043007076,36.7225907199,937.045532831,784.454693811,1118.58706496,1013.35617488),c(12.6985585135,17.5325176665,0.0,3.06021589333,226.736927644,344.347559799,159.354679004,194.876187476),c(0.0,0.0,9.57624603346,20.4014392889,187.609758715,289.213259494,283.527156151,189.308296406),c(0.0,0.0,2.1280546741,0.0,86.2804237939,163.468364062,152.111284504,153.117004446),c(7.40749246623,4.61382043856,0.0,8.16057571554,258.841271382,218.602664367,166.598073505,149.405077065),c(0.0,3.69105635085,3.19208201115,9.18064767999,242.789099513,84.1523530968,169.702385433,224.571606521),c(102.646681318,108.88616235,130.875362457,114.248060018,233.759752837,214.733590661,323.883211223,295.09822675),c(0.0,2.76829226314,23.4086014151,4.08028785777,274.89344325,323.067654418,251.449266221,175.388568729),c(6.34927925677,0.0,0.0,23.4616551822,177.577151297,139.286653402,133.485412932,141.981222304),c(0.0,0.0,5.32013668525,0.0,146.476068301,89.9559636552,111.755229432,202.300042237))
targetgene="G0907"
collabel=c("L1","L2","L3","L4","H1","H2","H3","H4")

# set up color using RColorBrewer
#library(RColorBrewer)
#colors <- brewer.pal(length(targetgenelist), "Set1")

colors=c( "#E41A1C", "#377EB8", "#4DAF4A", "#984EA3", "#FF7F00",  "#A65628", "#F781BF",
          "#999999", "#66C2A5", "#FC8D62", "#8DA0CB", "#E78AC3", "#A6D854", "#FFD92F", "#E5C494", "#B3B3B3", 
          "#8DD3C7", "#FFFFB3", "#BEBADA", "#FB8072", "#80B1D3", "#FDB462", "#B3DE69", "#FCCDE5",
          "#D9D9D9", "#BC80BD", "#CCEBC5", "#FFED6F")


## code

targetmatvec=unlist(targetmat)+1
yrange=range(targetmatvec[targetmatvec>0]);
# yrange[1]=1; # set the minimum value to 1
for(i in 1:length(targetmat)){
  vali=targetmat[[i]]+1;
  if(i==1){
    plot(1:length(vali),vali,type='b',las=1,pch=20,main=paste('sgRNAs in',targetgene),ylab='Read counts',xlab='Samples',xlim=c(0.7,length(vali)+0.3),ylim = yrange,col=colors[(i %% length(colors))],xaxt='n',log='y')
    axis(1,at=1:length(vali),labels=(collabel),las=2)
    # lines(0:100,rep(1,101),col='black');
  }else{
    lines(1:length(vali),vali,type='b',pch=20,col=colors[(i %% length(colors))])
  }
}




# parameters
# Do not modify the variables beginning with "__"
targetmat=list(c(73.0167114528,79.3577115432,89.3782963123,56.1039580444,67.2184696999,62.872447716,90.0250459311,70.5266202296),c(22.2224773987,38.7560916839,30.8567927745,45.9032383999,24.0782578029,47.3961528936,27.9388073579,24.1275279733),c(31.7463962838,24.9146303682,4.2561093482,22.4415832177,32.1043437373,15.4762948224,10.3477064289,37.119273805),c(151.324488953,148.565018122,130.875362457,91.8064767999,158.515197203,163.468364062,122.102935861,100.222039274),c(30.6881830744,38.7560916839,29.7927654374,22.4415832177,52.169558573,46.4288844672,53.8080734301,22.271564283),c(58.2017265204,47.0609684733,51.0733121784,65.2846057243,44.1434726387,47.3961528936,28.9735780008,54.7509288624),c(125.927371926,117.191039139,127.683280446,123.428707698,147.479329043,93.8250373608,116.929082646,89.0862571321),c(82.540630338,107.963398262,74.4819135936,82.6258291199,93.3032489864,99.6286479193,65.1905505018,108.57387588),c(38.0956755406,78.4349474555,54.2653941896,19.3813673244,64.2086874745,76.4142056856,58.9819266445,33.4073464245),c(47.6195944258,27.6829226314,34.0488747856,56.1039580444,64.2086874745,35.7889317768,45.529908287,73.310565765))
targetgene="G0701"
collabel=c("L1","L2","L3","L4","H1","H2","H3","H4")

# set up color using RColorBrewer
#library(RColorBrewer)
#colors <- brewer.pal(length(targetgenelist), "Set1")

colors=c( "#E41A1C", "#377EB8", "#4DAF4A", "#984EA3", "#FF7F00",  "#A65628", "#F781BF",
          "#999999", "#66C2A5", "#FC8D62", "#8DA0CB", "#E78AC3", "#A6D854", "#FFD92F", "#E5C494", "#B3B3B3", 
          "#8DD3C7", "#FFFFB3", "#BEBADA", "#FB8072", "#80B1D3", "#FDB462", "#B3DE69", "#FCCDE5",
          "#D9D9D9", "#BC80BD", "#CCEBC5", "#FFED6F")


## code

targetmatvec=unlist(targetmat)+1
yrange=range(targetmatvec[targetmatvec>0]);
# yrange[1]=1; # set the minimum value to 1
for(i in 1:length(targetmat)){
  vali=targetmat[[i]]+1;
  if(i==1){
    plot(1:length(vali),vali,type='b',las=1,pch=20,main=paste('sgRNAs in',targetgene),ylab='Read counts',xlab='Samples',xlim=c(0.7,length(vali)+0.3),ylim = yrange,col=colors[(i %% length(colors))],xaxt='n',log='y')
    axis(1,at=1:length(vali),labels=(collabel),las=2)
    # lines(0:100,rep(1,101),col='black');
  }else{
    lines(1:length(vali),vali,type='b',pch=20,col=colors[(i %% length(colors))])
  }
}




# parameters
# Do not modify the variables beginning with "__"
targetmat=list(c(128.043798345,80.2804756309,82.99413229,105.067412338,108.352160113,86.0868899496,62.0862385732,97.4380937382),c(92.0645492232,34.1422712453,79.8020502788,71.405037511,94.3065097282,56.1015687312,78.6425688593,46.3990922563),c(146.033422906,158.715423086,139.387581154,146.89036288,159.518457945,155.73021665,139.69403679,160.540859207),c(85.7152699664,46.1382043856,60.6495582119,87.7261889421,68.2217304417,55.1343003048,61.0514679303,103.005984809),c(382.014968616,356.186937857,287.287381004,367.225907199,354.151041852,389.809175839,347.68293601,373.976683586),c(160.848407838,155.024366736,222.381713444,230.536263964,124.404331982,138.319384975,227.649541435,204.156005928),c(75.1331378718,128.264208192,118.107034413,107.107556267,88.2869452775,164.435632488,128.311559718,145.693149685),c(174.605179561,143.951197683,131.939389794,113.227988053,175.570629813,151.861142945,108.650917503,131.773422008),c(32.8046094933,26.7601585436,47.8812301673,43.863094471,52.169558573,46.4288844672,54.842844073,46.3990922563),c(42.3285283785,69.2073065784,44.6891481561,88.7462609065,55.1793407984,66.7415214216,84.8511927167,95.582130048))
targetgene="G0836"
collabel=c("L1","L2","L3","L4","H1","H2","H3","H4")

# set up color using RColorBrewer
#library(RColorBrewer)
#colors <- brewer.pal(length(targetgenelist), "Set1")

colors=c( "#E41A1C", "#377EB8", "#4DAF4A", "#984EA3", "#FF7F00",  "#A65628", "#F781BF",
          "#999999", "#66C2A5", "#FC8D62", "#8DA0CB", "#E78AC3", "#A6D854", "#FFD92F", "#E5C494", "#B3B3B3", 
          "#8DD3C7", "#FFFFB3", "#BEBADA", "#FB8072", "#80B1D3", "#FDB462", "#B3DE69", "#FCCDE5",
          "#D9D9D9", "#BC80BD", "#CCEBC5", "#FFED6F")


## code

targetmatvec=unlist(targetmat)+1
yrange=range(targetmatvec[targetmatvec>0]);
# yrange[1]=1; # set the minimum value to 1
for(i in 1:length(targetmat)){
  vali=targetmat[[i]]+1;
  if(i==1){
    plot(1:length(vali),vali,type='b',las=1,pch=20,main=paste('sgRNAs in',targetgene),ylab='Read counts',xlab='Samples',xlim=c(0.7,length(vali)+0.3),ylim = yrange,col=colors[(i %% length(colors))],xaxt='n',log='y')
    axis(1,at=1:length(vali),labels=(collabel),las=2)
    # lines(0:100,rep(1,101),col='black');
  }else{
    lines(1:length(vali),vali,type='b',pch=20,col=colors[(i %% length(colors))])
  }
}




# parameters
# Do not modify the variables beginning with "__"
targetmat=list(c(126.985585135,129.18697228,113.850925064,47.9433823288,147.479329043,147.992069239,117.963853289,72.3825839198),c(37.0374623312,34.1422712453,35.1129021227,16.3211514311,29.0945615119,33.854394924,26.904036715,15.7756913671),c(50.7942340542,32.2967430699,48.9452575043,71.405037511,70.2282519253,42.5598107616,65.1905505018,81.6624023711),c(183.070885237,131.032500455,138.323553817,149.950578773,175.570629813,115.104942742,115.894312003,144.76516784),c(39.1538887501,29.5284508068,56.3934488637,18.36129536,42.1369511552,57.0688371576,55.8776147158,34.3353282697),c(265.611515575,240.841426893,255.366560892,301.941301475,227.740188386,300.820480611,232.823394649,259.834916635),c(116.403453041,163.329243525,148.963827187,150.970650738,141.459764592,123.810358579,131.415871647,131.773422008),c(73.0167114528,28.6056867191,50.0092848414,45.9032383999,66.2152089581,54.1670318784,44.4951376441,36.1912919599),c(107.937747365,70.1300706661,112.786897727,116.288203946,112.36520308,52.2324950256,121.068165218,126.205530937),c(93.1227624326,100.581285561,105.338706368,116.288203946,79.2575986014,104.464990051,85.8859633595,107.645894035))
targetgene="G0888"
collabel=c("L1","L2","L3","L4","H1","H2","H3","H4")

# set up color using RColorBrewer
#library(RColorBrewer)
#colors <- brewer.pal(length(targetgenelist), "Set1")

colors=c( "#E41A1C", "#377EB8", "#4DAF4A", "#984EA3", "#FF7F00",  "#A65628", "#F781BF",
          "#999999", "#66C2A5", "#FC8D62", "#8DA0CB", "#E78AC3", "#A6D854", "#FFD92F", "#E5C494", "#B3B3B3", 
          "#8DD3C7", "#FFFFB3", "#BEBADA", "#FB8072", "#80B1D3", "#FDB462", "#B3DE69", "#FCCDE5",
          "#D9D9D9", "#BC80BD", "#CCEBC5", "#FFED6F")


## code

targetmatvec=unlist(targetmat)+1
yrange=range(targetmatvec[targetmatvec>0]);
# yrange[1]=1; # set the minimum value to 1
for(i in 1:length(targetmat)){
  vali=targetmat[[i]]+1;
  if(i==1){
    plot(1:length(vali),vali,type='b',las=1,pch=20,main=paste('sgRNAs in',targetgene),ylab='Read counts',xlab='Samples',xlim=c(0.7,length(vali)+0.3),ylim = yrange,col=colors[(i %% length(colors))],xaxt='n',log='y')
    axis(1,at=1:length(vali),labels=(collabel),las=2)
    # lines(0:100,rep(1,101),col='black');
  }else{
    lines(1:length(vali),vali,type='b',pch=20,col=colors[(i %% length(colors))])
  }
}




# parameters
# Do not modify the variables beginning with "__"
targetmat=list(c(159.790194629,112.577218701,134.067444468,138.729787164,152.495632752,122.843090153,156.250367076,154.972968136),c(71.9584982434,141.18290542,150.027854524,112.207916089,73.2380341506,184.748269442,155.215596433,116.925712486),c(101.588468108,85.8170601572,86.1862143011,72.4251094754,124.404331982,131.54850599,84.8511927167,81.6624023711),c(202.118723007,191.934930244,215.997549421,224.415832177,222.723884677,234.078959189,251.449266221,238.491334197),c(92.0645492232,79.3577115432,63.8416402231,52.0236701866,89.2902060193,65.7742529952,42.4255963583,41.7591830307),c(59.2599397298,57.2113734381,86.1862143011,39.7828066133,49.1597763477,69.6433267008,94.1641285026,50.1110196368),c(32.8046094933,30.4512148945,31.9208201115,24.4817271466,42.1369511552,41.5925423352,51.7385321443,37.119273805),c(92.0645492232,86.7398242449,82.99413229,51.0035982221,73.2380341506,92.8577689344,100.37275236,59.3908380881),c(155.557341791,186.398345718,139.387581154,122.408635733,123.40107124,190.551880001,143.833119361,124.349567247),c(76.1913510812,111.654454613,56.3934488637,95.8867646576,74.2412948924,141.221190254,62.0862385732,90.9422208224))
targetgene="G0022"
collabel=c("L1","L2","L3","L4","H1","H2","H3","H4")

# set up color using RColorBrewer
#library(RColorBrewer)
#colors <- brewer.pal(length(targetgenelist), "Set1")

colors=c( "#E41A1C", "#377EB8", "#4DAF4A", "#984EA3", "#FF7F00",  "#A65628", "#F781BF",
          "#999999", "#66C2A5", "#FC8D62", "#8DA0CB", "#E78AC3", "#A6D854", "#FFD92F", "#E5C494", "#B3B3B3", 
          "#8DD3C7", "#FFFFB3", "#BEBADA", "#FB8072", "#80B1D3", "#FDB462", "#B3DE69", "#FCCDE5",
          "#D9D9D9", "#BC80BD", "#CCEBC5", "#FFED6F")


## code

targetmatvec=unlist(targetmat)+1
yrange=range(targetmatvec[targetmatvec>0]);
# yrange[1]=1; # set the minimum value to 1
for(i in 1:length(targetmat)){
  vali=targetmat[[i]]+1;
  if(i==1){
    plot(1:length(vali),vali,type='b',las=1,pch=20,main=paste('sgRNAs in',targetgene),ylab='Read counts',xlab='Samples',xlim=c(0.7,length(vali)+0.3),ylim = yrange,col=colors[(i %% length(colors))],xaxt='n',log='y')
    axis(1,at=1:length(vali),labels=(collabel),las=2)
    # lines(0:100,rep(1,101),col='black');
  }else{
    lines(1:length(vali),vali,type='b',pch=20,col=colors[(i %% length(colors))])
  }
}




# parameters
# Do not modify the variables beginning with "__"
targetmat=list(c(20.1060509798,6.45934861398,12.7683280446,11.2207916089,23.0749970612,1.9345368528,13.4520183575,19.4876187476),c(22.2224773987,32.2967430699,42.561093482,56.1039580444,15.0489111268,46.4288844672,36.216972501,48.2550559466),c(61.3763661488,62.7479579644,10.6402733705,52.0236701866,71.231512667,76.4142056856,27.9388073579,54.7509288624),c(6.34927925677,5.53658452627,0.0,5.10035982221,8.02608593431,10.6399526904,0.0,0.927981845126),c(12.6985585135,95.967465122,39.3690114709,68.3448216177,14.0456503851,88.9886952288,34.1474312152,74.2385476101),c(101.588468108,146.719489946,123.427171098,76.5053973332,90.293466761,135.417579696,77.6077982165,81.6624023711),c(21.1642641892,36.9105635085,58.5215035378,24.4817271466,16.0521718686,29.018052792,67.2600917876,35.2633101148),c(32.8046094933,25.8373944559,39.3690114709,41.8229505422,22.0717363194,26.1162475128,51.7385321443,31.5513827343),c(69.8420718245,35.065035333,47.8812301673,34.6824467911,85.2771630521,61.9051792896,70.3644037162,34.3353282697),c(40.2121019595,13.8414613157,47.8812301673,17.3412233955,30.0978222537,26.1162475128,46.5646789299,36.1912919599))
targetgene="G0205"
collabel=c("L1","L2","L3","L4","H1","H2","H3","H4")

# set up color using RColorBrewer
#library(RColorBrewer)
#colors <- brewer.pal(length(targetgenelist), "Set1")

colors=c( "#E41A1C", "#377EB8", "#4DAF4A", "#984EA3", "#FF7F00",  "#A65628", "#F781BF",
          "#999999", "#66C2A5", "#FC8D62", "#8DA0CB", "#E78AC3", "#A6D854", "#FFD92F", "#E5C494", "#B3B3B3", 
          "#8DD3C7", "#FFFFB3", "#BEBADA", "#FB8072", "#80B1D3", "#FDB462", "#B3DE69", "#FCCDE5",
          "#D9D9D9", "#BC80BD", "#CCEBC5", "#FFED6F")


## code

targetmatvec=unlist(targetmat)+1
yrange=range(targetmatvec[targetmatvec>0]);
# yrange[1]=1; # set the minimum value to 1
for(i in 1:length(targetmat)){
  vali=targetmat[[i]]+1;
  if(i==1){
    plot(1:length(vali),vali,type='b',las=1,pch=20,main=paste('sgRNAs in',targetgene),ylab='Read counts',xlab='Samples',xlim=c(0.7,length(vali)+0.3),ylim = yrange,col=colors[(i %% length(colors))],xaxt='n',log='y')
    axis(1,at=1:length(vali),labels=(collabel),las=2)
    # lines(0:100,rep(1,101),col='black');
  }else{
    lines(1:length(vali),vali,type='b',pch=20,col=colors[(i %% length(colors))])
  }
}




# parameters
# Do not modify the variables beginning with "__"
targetmat=list(c(357.676064798,368.182870997,413.906634113,423.329865244,345.121695176,333.707607108,405.630092011,422.231739532),c(31.7463962838,16.6097535788,24.4726287522,41.8229505422,32.1043437373,16.4435632488,21.7301835006,42.6871648758),c(73.0167114528,49.8292607364,50.0092848414,72.4251094754,107.348899371,70.6105951272,57.9471560016,65.886711004),c(110.054173784,117.191039139,67.0337222342,102.007196444,79.2575986014,121.875821726,76.5730275736,129.917458318),c(119.578092669,59.0569016135,62.777612886,105.067412338,125.407592724,68.6760582744,67.2600917876,90.0142389772),c(157.67376821,133.800792718,188.332838658,121.388563769,147.479329043,133.483042843,175.911009291,140.125258614),c(34.9210359122,12.918697228,10.6402733705,56.1039580444,43.1402118969,16.4435632488,22.7649541435,57.5348743978),c(283.601140136,247.300775507,331.97652916,367.225907199,313.017351438,312.427701727,350.787247938,386.040447572),c(29.6299698649,58.1341375258,51.0733121784,27.54194304,20.0652148358,30.9525896448,50.7037615014,18.5596369025),c(47.6195944258,11.0731690525,32.9848474486,11.2207916089,44.1434726387,8.7054158376,42.4255963583,19.4876187476))
targetgene="G0341"
collabel=c("L1","L2","L3","L4","H1","H2","H3","H4")

# set up color using RColorBrewer
#library(RColorBrewer)
#colors <- brewer.pal(length(targetgenelist), "Set1")

colors=c( "#E41A1C", "#377EB8", "#4DAF4A", "#984EA3", "#FF7F00",  "#A65628", "#F781BF",
          "#999999", "#66C2A5", "#FC8D62", "#8DA0CB", "#E78AC3", "#A6D854", "#FFD92F", "#E5C494", "#B3B3B3", 
          "#8DD3C7", "#FFFFB3", "#BEBADA", "#FB8072", "#80B1D3", "#FDB462", "#B3DE69", "#FCCDE5",
          "#D9D9D9", "#BC80BD", "#CCEBC5", "#FFED6F")


## code

targetmatvec=unlist(targetmat)+1
yrange=range(targetmatvec[targetmatvec>0]);
# yrange[1]=1; # set the minimum value to 1
for(i in 1:length(targetmat)){
  vali=targetmat[[i]]+1;
  if(i==1){
    plot(1:length(vali),vali,type='b',las=1,pch=20,main=paste('sgRNAs in',targetgene),ylab='Read counts',xlab='Samples',xlim=c(0.7,length(vali)+0.3),ylim = yrange,col=colors[(i %% length(colors))],xaxt='n',log='y')
    axis(1,at=1:length(vali),labels=(collabel),las=2)
    # lines(0:100,rep(1,101),col='black');
  }else{
    lines(1:length(vali),vali,type='b',pch=20,col=colors[(i %% length(colors))])
  }
}




# parameters
# Do not modify the variables beginning with "__"
targetmat=list(c(252.912957061,304.512148945,260.686697577,227.476048071,274.89344325,236.980764468,243.171101078,227.355552056),c(31.7463962838,13.8414613157,25.5366560892,27.54194304,57.185862282,22.2471738072,48.6342202156,29.695419044),c(158.731981419,96.8902292097,113.850925064,183.6129536,185.603237231,105.432258478,140.728807432,178.172514264),c(197.885870169,107.963398262,85.1221869641,97.9269085865,151.49237201,155.73021665,99.3379817171,95.582130048),c(144.975209696,151.333310385,94.6984329975,127.508995555,164.534761653,143.155727107,101.407523003,148.47709522),c(64.5510057772,76.5894192801,50.0092848414,109.147700195,57.185862282,65.7742529952,65.1905505018,91.8702026675),c(148.149849325,152.256074472,74.4819135936,90.7864048354,167.544543879,120.9085533,91.059816574,82.5903842162),c(95.2391888515,105.195105999,139.387581154,122.408635733,107.348899371,117.039479594,142.798348718,108.57387588),c(242.330824967,235.304842366,215.997549421,202.994320924,227.740188386,231.17715391,180.050091862,239.419316043),c(40.2121019595,17.5325176665,29.7927654374,55.0838860799,44.1434726387,45.4616160408,42.4255963583,49.1830377917))
targetgene="G0492"
collabel=c("L1","L2","L3","L4","H1","H2","H3","H4")

# set up color using RColorBrewer
#library(RColorBrewer)
#colors <- brewer.pal(length(targetgenelist), "Set1")

colors=c( "#E41A1C", "#377EB8", "#4DAF4A", "#984EA3", "#FF7F00",  "#A65628", "#F781BF",
          "#999999", "#66C2A5", "#FC8D62", "#8DA0CB", "#E78AC3", "#A6D854", "#FFD92F", "#E5C494", "#B3B3B3", 
          "#8DD3C7", "#FFFFB3", "#BEBADA", "#FB8072", "#80B1D3", "#FDB462", "#B3DE69", "#FCCDE5",
          "#D9D9D9", "#BC80BD", "#CCEBC5", "#FFED6F")


## code

targetmatvec=unlist(targetmat)+1
yrange=range(targetmatvec[targetmatvec>0]);
# yrange[1]=1; # set the minimum value to 1
for(i in 1:length(targetmat)){
  vali=targetmat[[i]]+1;
  if(i==1){
    plot(1:length(vali),vali,type='b',las=1,pch=20,main=paste('sgRNAs in',targetgene),ylab='Read counts',xlab='Samples',xlim=c(0.7,length(vali)+0.3),ylim = yrange,col=colors[(i %% length(colors))],xaxt='n',log='y')
    axis(1,at=1:length(vali),labels=(collabel),las=2)
    # lines(0:100,rep(1,101),col='black');
  }else{
    lines(1:length(vali),vali,type='b',pch=20,col=colors[(i %% length(colors))])
  }
}



dev.off()
Sweave("FACS_10005_0.25_100_100_0.01_0.01_summary.Rnw");
library(tools);

texi2dvi("FACS_10005_0.25_100_100_0.01_0.01_summary.tex",pdf=TRUE);
